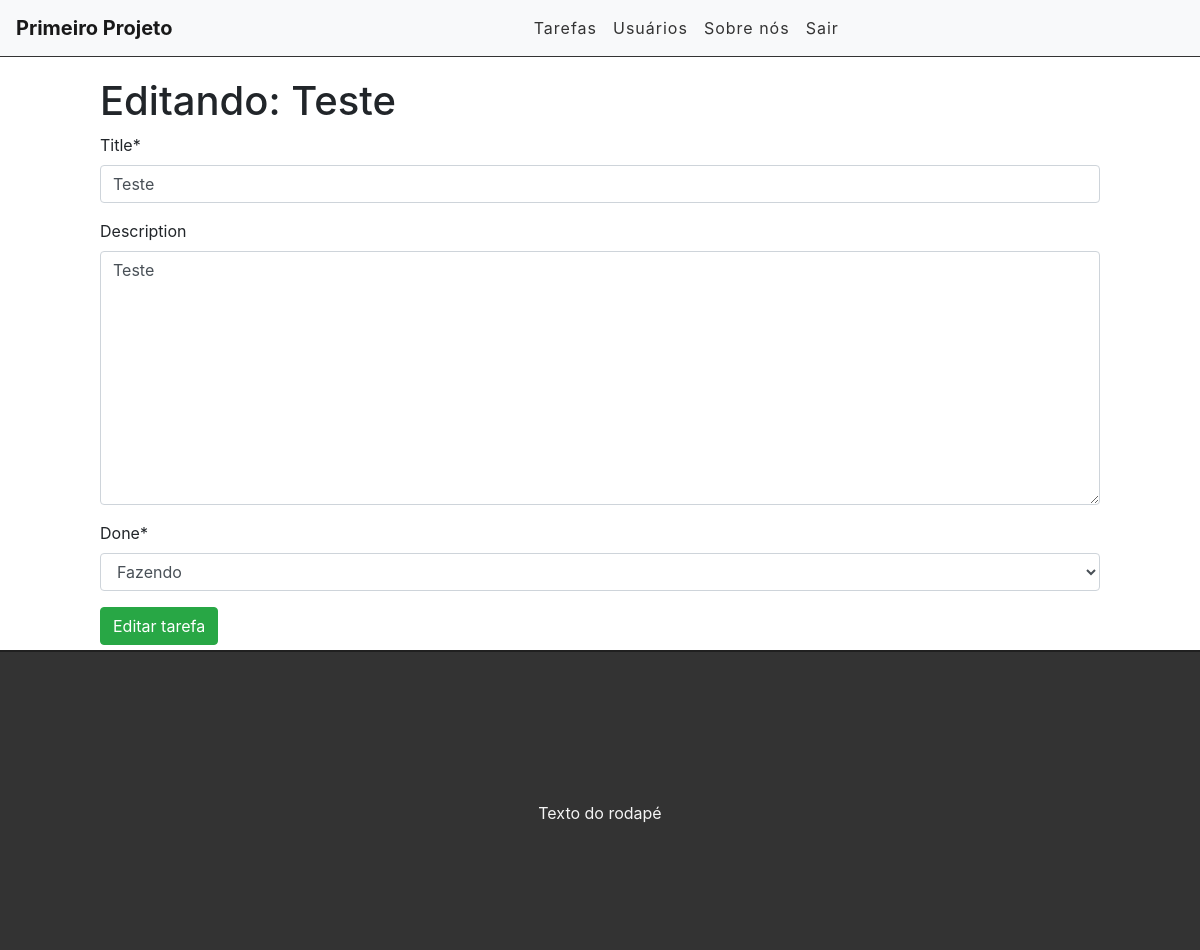
Page /edit/7 (signed in) on the earlier database version.
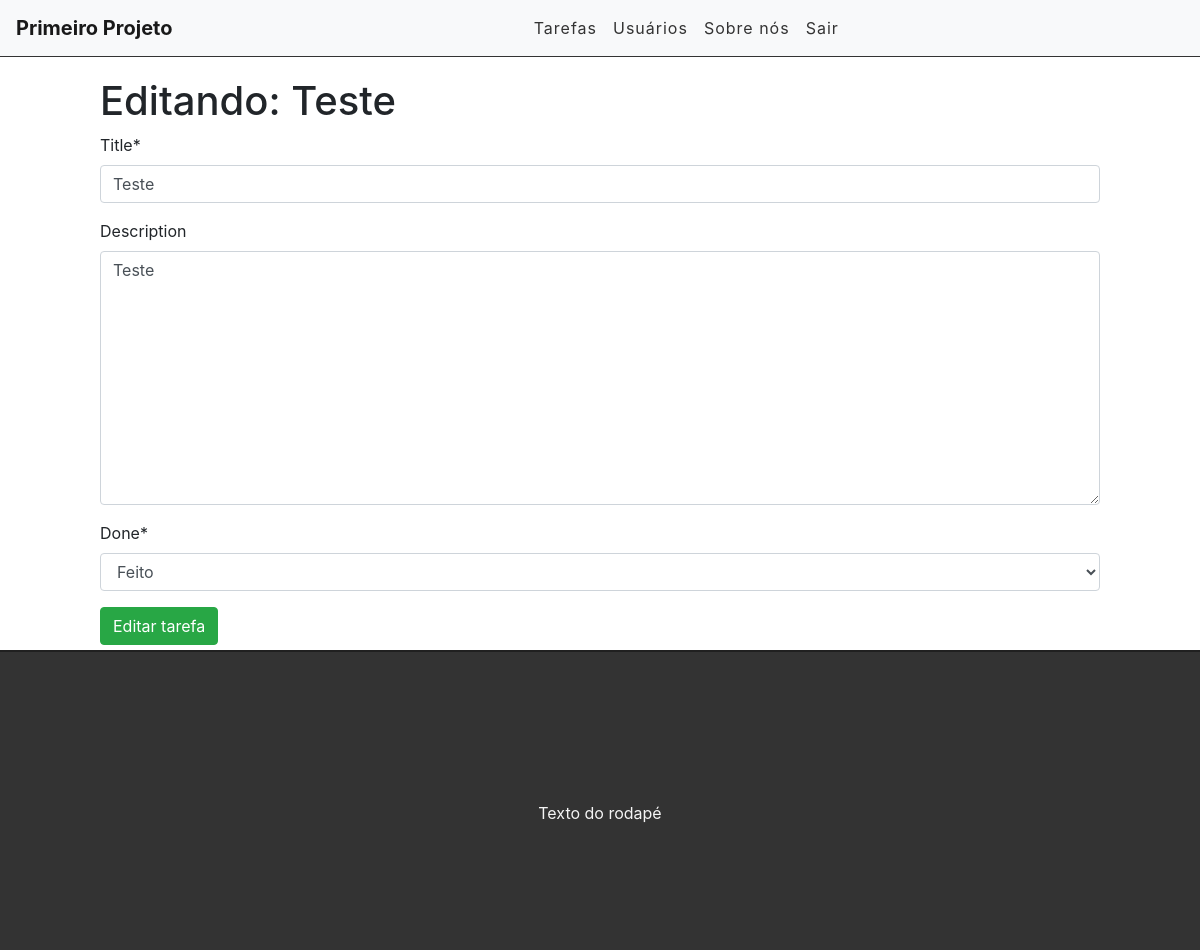
Same page on the later database version.
### tasks/models.py (models this page shows, shortened)
class Task(models.Model):
    STATUS = (
        ('doing', 'Fazendo'),
        ('done', 'Feito')
    )
    title = models.CharField(max_length=255)
    description = models.TextField(blank=True)
    done = models.CharField(
        max_length=5,
        choices=STATUS,
        default='doing'
    )
    user = models.ForeignKey(get_user_model(), on_delete=models.CASCADE)
    created_at = models.DateTimeField(auto_now_add=True)
    updated_at = models.DateTimeField(auto_now=True)

### tasks/views.py (the view)
# urls.py: path('edit/<int:id>', views.editTask, name='edit-task'),
@login_required
def editTask(request, id):
    task = get_object_or_404(Task, pk=id)
    form = TaskForm(instance=task)
    if request.method == 'POST':
        form = TaskForm(request.POST, instance=task)
        if form.is_valid():
            task.save()
            messages.info(request, 'Tarefa alterada com sucesso')
            return redirect('/')
        else:
            return render(request, 'tasks/edittask.html', {'form': form, 'task': task})
    else:
        return render(request, 'tasks/edittask.html', {'form': form, 'task': task})

### tasks/forms.py
class TaskForm(forms.ModelForm):
    class Meta:
        model = Task
        fields = ('title', 'description', 'done')

### tasks/templates/tasks/edittask.html (shortened to what this page needs)
{% extends 'base.html' %}
{% load crispy_forms_tags %}
{% block content %}
   <div class="offset-1 col-10 list-div">
       <h1>Editando: {{task.title}}</h1>
        <form method="POST">
            {{ form|crispy}}
            <input type="submit" class="btn btn-success" value="Editar tarefa" >
        </form>
   </div>
{% endblock %}

Differences in the rows shown:
changed Task "Teste": done "Fazendo" → "Feito"
